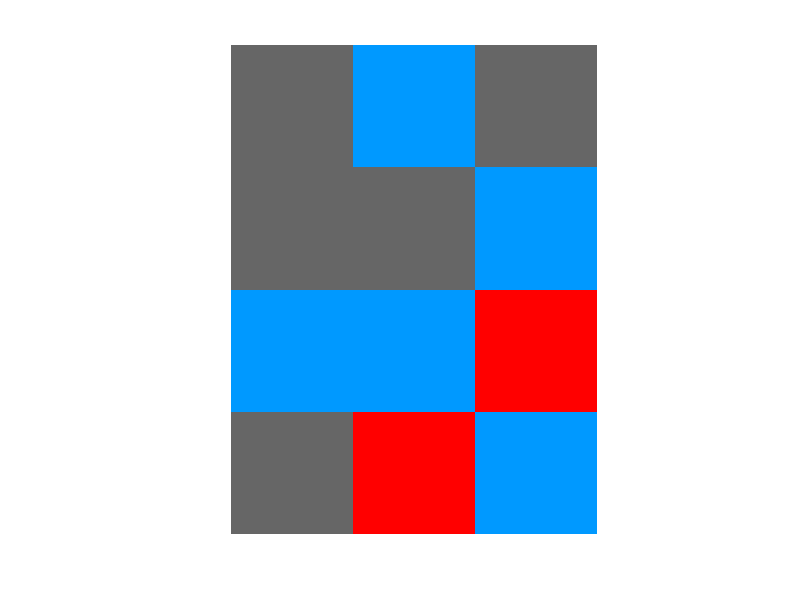

MATLAB code to generate this figure:
#Creating an indexed color image.

#Matrix declaration:
A = [ 1 ,2 ,1 ;1 ,1 ,2 ; 2 ,2 ,3 ;1 ,3 ,2];
#Now, we declare the image map for the index matrix A:
map = [0.4, 0.4, 0.4;0,0.6,1;1,0,0] ;
imshow(A,map);